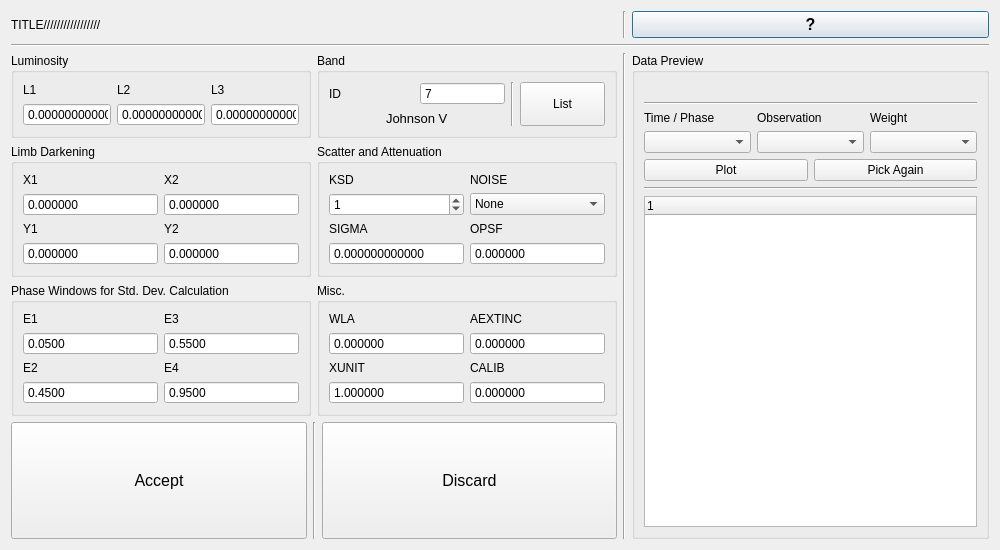
<?xml version="1.0" encoding="UTF-8"?>
<ui version="4.0">
 <class>CurvePropertiesDialog</class>
 <widget class="QDialog" name="CurvePropertiesDialog">
  <property name="geometry">
   <rect>
    <x>0</x>
    <y>0</y>
    <width>1000</width>
    <height>550</height>
   </rect>
  </property>
  <property name="minimumSize">
   <size>
    <width>1000</width>
    <height>550</height>
   </size>
  </property>
  <property name="maximumSize">
   <size>
    <width>1000</width>
    <height>550</height>
   </size>
  </property>
  <property name="windowTitle">
   <string>Curve Properties</string>
  </property>
  <layout class="QGridLayout" name="gridLayout_8">
   <item row="0" column="4">
    <widget class="QPushButton" name="whatsthis_btn">
     <property name="font">
      <font>
       <pointsize>12</pointsize>
       <weight>75</weight>
       <italic>false</italic>
       <bold>true</bold>
       <kerning>true</kerning>
      </font>
     </property>
     <property name="text">
      <string>?</string>
     </property>
    </widget>
   </item>
   <item row="3" column="2">
    <widget class="QGroupBox" name="groupBox_4">
     <property name="maximumSize">
      <size>
       <width>300</width>
       <height>16777215</height>
      </size>
     </property>
     <property name="title">
      <string>Scatter and Attenuation</string>
     </property>
     <layout class="QGridLayout" name="gridLayout_4">
      <item row="0" column="0">
       <widget class="QLabel" name="label_16">
        <property name="toolTip">
         <string>Set standard deviation apply method. [?]</string>
        </property>
        <property name="whatsThis">
         <string>&lt;html&gt;&lt;head/&gt;&lt;body&gt;&lt;p&gt;An integer array that is 0, 1, or 2 for each input sub-dataset (velocity, light, or eclipse timings). &lt;/p&gt;&lt;p&gt;The KSDs tell DC whether to apply the input standard deviations (σ’s) to compute curvedependent weights (KSD=0), &lt;/p&gt;&lt;p&gt;to apply DC’s internally computed σ’s for the weights (KSD=1),&lt;/p&gt;&lt;p&gt;or to apply σ’s based on one or two restricted phase ranges for the weights (KSD=2).&lt;/p&gt;&lt;p&gt;&lt;span style=&quot; font-weight:600;&quot;&gt;If unsure, set to 1.&lt;/span&gt;&lt;/p&gt;&lt;/body&gt;&lt;/html&gt;</string>
        </property>
        <property name="text">
         <string>KSD</string>
        </property>
       </widget>
      </item>
      <item row="0" column="1">
       <widget class="QLabel" name="label_17">
        <property name="toolTip">
         <string>Set how observational scatter scales with the light level. [?]</string>
        </property>
        <property name="whatsThis">
         <string>&lt;html&gt;&lt;head/&gt;&lt;body&gt;&lt;p&gt;&lt;span style=&quot; font-weight:600;&quot;&gt;NOISE&lt;/span&gt; should be set to 1 for scatter that scales with the square root of the light level, such as counting statistics, and to 2 for scatter that scales with the light level, such as scintillation noise or fluctuations in sky transparency. If &lt;span style=&quot; font-weight:600;&quot;&gt;NOISE&lt;/span&gt; is set to 0, no level-dependent weighting is applied. &lt;/p&gt;&lt;p&gt;As a side note, level-dependent weighting does not apply to velocity curves.&lt;/p&gt;&lt;/body&gt;&lt;/html&gt;</string>
        </property>
        <property name="text">
         <string>NOISE</string>
        </property>
       </widget>
      </item>
      <item row="1" column="0">
       <widget class="QSpinBox" name="ksd_spinbox">
        <property name="sizePolicy">
         <sizepolicy hsizetype="Expanding" vsizetype="Fixed">
          <horstretch>0</horstretch>
          <verstretch>0</verstretch>
         </sizepolicy>
        </property>
        <property name="buttonSymbols">
         <enum>QAbstractSpinBox::UpDownArrows</enum>
        </property>
        <property name="minimum">
         <number>0</number>
        </property>
        <property name="maximum">
         <number>2</number>
        </property>
        <property name="value">
         <number>1</number>
        </property>
       </widget>
      </item>
      <item row="1" column="1">
       <widget class="QComboBox" name="noise_combobox">
        <property name="sizePolicy">
         <sizepolicy hsizetype="Expanding" vsizetype="Fixed">
          <horstretch>0</horstretch>
          <verstretch>0</verstretch>
         </sizepolicy>
        </property>
        <property name="currentIndex">
         <number>0</number>
        </property>
        <item>
         <property name="text">
          <string>None</string>
         </property>
        </item>
        <item>
         <property name="text">
          <string>Square Root</string>
         </property>
        </item>
        <item>
         <property name="text">
          <string>Linear</string>
         </property>
        </item>
       </widget>
      </item>
      <item row="2" column="0">
       <widget class="QLabel" name="label_11">
        <property name="toolTip">
         <string>Estimated standard deviation of observed light</string>
        </property>
        <property name="text">
         <string>SIGMA</string>
        </property>
       </widget>
      </item>
      <item row="2" column="1">
       <widget class="QLabel" name="label_10">
        <property name="toolTip">
         <string>Opacity, attenuation of star light by circumstellar matter</string>
        </property>
        <property name="text">
         <string>OPSF</string>
        </property>
       </widget>
      </item>
      <item row="3" column="0">
       <widget class="QDoubleSpinBox" name="sigma_ipt">
        <property name="buttonSymbols">
         <enum>QAbstractSpinBox::NoButtons</enum>
        </property>
        <property name="decimals">
         <number>12</number>
        </property>
        <property name="minimum">
         <double>-99999.000000000000000</double>
        </property>
        <property name="maximum">
         <double>99999.000000000000000</double>
        </property>
       </widget>
      </item>
      <item row="3" column="1">
       <widget class="QDoubleSpinBox" name="opsf_ipt">
        <property name="buttonSymbols">
         <enum>QAbstractSpinBox::NoButtons</enum>
        </property>
        <property name="decimals">
         <number>6</number>
        </property>
        <property name="minimum">
         <double>-99999.000000000000000</double>
        </property>
        <property name="maximum">
         <double>99999.000000000000000</double>
        </property>
       </widget>
      </item>
     </layout>
    </widget>
   </item>
   <item row="2" column="2">
    <widget class="QGroupBox" name="groupBox_6">
     <property name="maximumSize">
      <size>
       <width>300</width>
       <height>16777215</height>
      </size>
     </property>
     <property name="title">
      <string>Band</string>
     </property>
     <layout class="QGridLayout" name="gridLayout_6">
      <item row="0" column="0">
       <widget class="QLabel" name="label_2">
        <property name="toolTip">
         <string>Band identification number. Check [Bandpass List] table for all available bands and their respective #'s</string>
        </property>
        <property name="text">
         <string>ID</string>
        </property>
       </widget>
      </item>
      <item row="0" column="3" rowspan="2">
       <widget class="QPushButton" name="bandpasscontextlist_btn">
        <property name="sizePolicy">
         <sizepolicy hsizetype="Minimum" vsizetype="Minimum">
          <horstretch>0</horstretch>
          <verstretch>0</verstretch>
         </sizepolicy>
        </property>
        <property name="contextMenuPolicy">
         <enum>Qt::CustomContextMenu</enum>
        </property>
        <property name="text">
         <string>List</string>
        </property>
       </widget>
      </item>
      <item row="1" column="0" colspan="2" alignment="Qt::AlignHCenter|Qt::AlignVCenter">
       <widget class="QLabel" name="band_name_label">
        <property name="font">
         <font>
          <pointsize>10</pointsize>
         </font>
        </property>
        <property name="text">
         <string>Johnson V</string>
        </property>
       </widget>
      </item>
      <item row="0" column="1">
       <widget class="QSpinBox" name="band_box">
        <property name="buttonSymbols">
         <enum>QAbstractSpinBox::NoButtons</enum>
        </property>
        <property name="minimum">
         <number>1</number>
        </property>
        <property name="maximum">
         <number>95</number>
        </property>
        <property name="value">
         <number>7</number>
        </property>
       </widget>
      </item>
      <item row="0" column="2" rowspan="2">
       <widget class="Line" name="line">
        <property name="orientation">
         <enum>Qt::Vertical</enum>
        </property>
       </widget>
      </item>
     </layout>
    </widget>
   </item>
   <item row="2" column="1">
    <widget class="QGroupBox" name="groupBox">
     <property name="maximumSize">
      <size>
       <width>300</width>
       <height>16777215</height>
      </size>
     </property>
     <property name="title">
      <string>Luminosity</string>
     </property>
     <layout class="QGridLayout" name="gridLayout">
      <item row="1" column="0">
       <widget class="QDoubleSpinBox" name="l1_ipt">
        <property name="buttonSymbols">
         <enum>QAbstractSpinBox::NoButtons</enum>
        </property>
        <property name="decimals">
         <number>12</number>
        </property>
        <property name="minimum">
         <double>-99999.000000000000000</double>
        </property>
        <property name="maximum">
         <double>99999.000000000000000</double>
        </property>
       </widget>
      </item>
      <item row="0" column="2">
       <widget class="QLabel" name="label_9">
        <property name="toolTip">
         <string>Third light</string>
        </property>
        <property name="text">
         <string>L3</string>
        </property>
       </widget>
      </item>
      <item row="1" column="1">
       <widget class="QDoubleSpinBox" name="l2_ipt">
        <property name="buttonSymbols">
         <enum>QAbstractSpinBox::NoButtons</enum>
        </property>
        <property name="decimals">
         <number>12</number>
        </property>
        <property name="minimum">
         <double>-99999.000000000000000</double>
        </property>
        <property name="maximum">
         <double>99999.000000000000000</double>
        </property>
       </widget>
      </item>
      <item row="0" column="0">
       <widget class="QLabel" name="label_3">
        <property name="toolTip">
         <string>Bandpass luminosity for star 1 [HLA]</string>
        </property>
        <property name="text">
         <string>L1</string>
        </property>
       </widget>
      </item>
      <item row="0" column="1">
       <widget class="QLabel" name="label_4">
        <property name="toolTip">
         <string>Bandpass luminosity for star 2 [CLA]</string>
        </property>
        <property name="text">
         <string>L2</string>
        </property>
       </widget>
      </item>
      <item row="1" column="2">
       <widget class="QDoubleSpinBox" name="l3_ipt">
        <property name="buttonSymbols">
         <enum>QAbstractSpinBox::NoButtons</enum>
        </property>
        <property name="decimals">
         <number>12</number>
        </property>
        <property name="minimum">
         <double>-99999.000000000000000</double>
        </property>
        <property name="maximum">
         <double>99999.000000000000000</double>
        </property>
       </widget>
      </item>
     </layout>
    </widget>
   </item>
   <item row="0" column="1" colspan="2">
    <widget class="QLabel" name="title_label">
     <property name="text">
      <string>TITLE/////////////////</string>
     </property>
    </widget>
   </item>
   <item row="1" column="1" colspan="4">
    <widget class="Line" name="line_3">
     <property name="orientation">
      <enum>Qt::Horizontal</enum>
     </property>
    </widget>
   </item>
   <item row="0" column="3">
    <widget class="Line" name="line_4">
     <property name="orientation">
      <enum>Qt::Vertical</enum>
     </property>
    </widget>
   </item>
   <item row="3" column="1">
    <widget class="QGroupBox" name="groupBox_2">
     <property name="maximumSize">
      <size>
       <width>300</width>
       <height>16777215</height>
      </size>
     </property>
     <property name="title">
      <string>Limb Darkening</string>
     </property>
     <layout class="QGridLayout" name="gridLayout_2">
      <item row="1" column="0">
       <widget class="QLabel" name="label_5">
        <property name="toolTip">
         <string>Wavelength-specific limb darkening coefficient in linear term, for star 1 [X1A] </string>
        </property>
        <property name="text">
         <string>X1</string>
        </property>
       </widget>
      </item>
      <item row="1" column="1">
       <widget class="QLabel" name="label_6">
        <property name="toolTip">
         <string>Wavelength-specific limb darkening coefficient in linear term, for star 2 [X2A] </string>
        </property>
        <property name="text">
         <string>X2</string>
        </property>
       </widget>
      </item>
      <item row="3" column="0">
       <widget class="QLabel" name="label_7">
        <property name="toolTip">
         <string>Bandpass-specific limb darkening coefficient in non-linear term, for star 1 [Y1A] </string>
        </property>
        <property name="text">
         <string>Y1</string>
        </property>
       </widget>
      </item>
      <item row="3" column="1">
       <widget class="QLabel" name="label_8">
        <property name="toolTip">
         <string>Bandpass-specific limb darkening coefficient in non-linear term, for star 2 [Y2A] </string>
        </property>
        <property name="text">
         <string>Y2</string>
        </property>
       </widget>
      </item>
      <item row="2" column="0">
       <widget class="QDoubleSpinBox" name="x1_ipt">
        <property name="buttonSymbols">
         <enum>QAbstractSpinBox::NoButtons</enum>
        </property>
        <property name="decimals">
         <number>6</number>
        </property>
        <property name="minimum">
         <double>-99999.000000000000000</double>
        </property>
        <property name="maximum">
         <double>99999.000000000000000</double>
        </property>
       </widget>
      </item>
      <item row="2" column="1">
       <widget class="QDoubleSpinBox" name="x2_ipt">
        <property name="buttonSymbols">
         <enum>QAbstractSpinBox::NoButtons</enum>
        </property>
        <property name="decimals">
         <number>6</number>
        </property>
        <property name="minimum">
         <double>-99999.000000000000000</double>
        </property>
        <property name="maximum">
         <double>99999.000000000000000</double>
        </property>
       </widget>
      </item>
      <item row="4" column="0">
       <widget class="QDoubleSpinBox" name="y1_ipt">
        <property name="buttonSymbols">
         <enum>QAbstractSpinBox::NoButtons</enum>
        </property>
        <property name="decimals">
         <number>6</number>
        </property>
        <property name="minimum">
         <double>-99999.000000000000000</double>
        </property>
        <property name="maximum">
         <double>99999.000000000000000</double>
        </property>
       </widget>
      </item>
      <item row="4" column="1">
       <widget class="QDoubleSpinBox" name="y2_ipt">
        <property name="buttonSymbols">
         <enum>QAbstractSpinBox::NoButtons</enum>
        </property>
        <property name="decimals">
         <number>6</number>
        </property>
        <property name="minimum">
         <double>-99999.000000000000000</double>
        </property>
        <property name="maximum">
         <double>99999.000000000000000</double>
        </property>
       </widget>
      </item>
     </layout>
    </widget>
   </item>
   <item row="2" column="3" rowspan="5">
    <widget class="Line" name="line_5">
     <property name="orientation">
      <enum>Qt::Vertical</enum>
     </property>
    </widget>
   </item>
   <item row="2" column="4" rowspan="5">
    <widget class="QGroupBox" name="groupBox_7">
     <property name="title">
      <string>Data Preview</string>
     </property>
     <layout class="QGridLayout" name="gridLayout_7">
      <item row="3" column="0" colspan="4">
       <layout class="QHBoxLayout" name="horizontalLayout_3">
        <item>
         <widget class="QComboBox" name="time_combobox"/>
        </item>
        <item>
         <widget class="QComboBox" name="obs_combobox"/>
        </item>
        <item>
         <widget class="QComboBox" name="weight_combobox"/>
        </item>
       </layout>
      </item>
      <item row="6" column="0" colspan="2">
       <widget class="QPushButton" name="plot_btn">
        <property name="text">
         <string>Plot</string>
        </property>
       </widget>
      </item>
      <item row="7" column="0" colspan="4">
       <widget class="Line" name="line_2">
        <property name="orientation">
         <enum>Qt::Horizontal</enum>
        </property>
       </widget>
      </item>
      <item row="6" column="2" colspan="2">
       <widget class="QPushButton" name="repick_btn">
        <property name="text">
         <string>Pick Again</string>
        </property>
       </widget>
      </item>
      <item row="2" column="0" colspan="4">
       <layout class="QHBoxLayout" name="horizontalLayout_4">
        <item>
         <widget class="QLabel" name="label_23">
          <property name="text">
           <string>Time / Phase</string>
          </property>
         </widget>
        </item>
        <item>
         <widget class="QLabel" name="label_24">
          <property name="text">
           <string>Observation</string>
          </property>
         </widget>
        </item>
        <item>
         <widget class="QLabel" name="label_25">
          <property name="text">
           <string>Weight</string>
          </property>
         </widget>
        </item>
       </layout>
      </item>
      <item row="8" column="0" colspan="4">
       <widget class="QTreeWidget" name="data_widget">
        <column>
         <property name="text">
          <string notr="true">1</string>
         </property>
        </column>
       </widget>
      </item>
      <item row="1" column="0" colspan="4">
       <widget class="Line" name="line_7">
        <property name="orientation">
         <enum>Qt::Horizontal</enum>
        </property>
       </widget>
      </item>
      <item row="0" column="0" colspan="4">
       <widget class="QLabel" name="filepath_label">
        <property name="text">
         <string/>
        </property>
       </widget>
      </item>
     </layout>
    </widget>
   </item>
   <item row="4" column="2">
    <widget class="QGroupBox" name="groupBox_5">
     <property name="maximumSize">
      <size>
       <width>300</width>
       <height>16777215</height>
      </size>
     </property>
     <property name="title">
      <string>Misc.</string>
     </property>
     <layout class="QGridLayout" name="gridLayout_5">
      <item row="0" column="0">
       <widget class="QLabel" name="label_19">
        <property name="toolTip">
         <string>&lt;html&gt;&lt;head/&gt;&lt;body&gt;&lt;p&gt;Observational wavelenght in microns. &lt;/p&gt;&lt;p&gt;Wavelengths are no longer used for light curves, which are based on integrated bandpass radiation since the 2003 revision.&lt;/p&gt;&lt;p&gt;They are still entered for use as reference wavelengths for line profiles and for opacity computations in circumstellar attenuation.&lt;/p&gt;&lt;/body&gt;&lt;/html&gt;</string>
        </property>
        <property name="text">
         <string>WLA</string>
        </property>
       </widget>
      </item>
      <item row="0" column="1">
       <widget class="QLabel" name="label_18">
        <property name="toolTip">
         <string>Interstellar extinction in magnitude in the designated [LINKEXT] photometric band. [?]</string>
        </property>
        <property name="whatsThis">
         <string>&lt;html&gt;&lt;head/&gt;&lt;body&gt;&lt;p&gt;AEXTINC refers to a definite photometric band (the band designated by control integer LINKEXT), so it has only one value and it is not band-dependent.&lt;/p&gt;&lt;/body&gt;&lt;/html&gt;</string>
        </property>
        <property name="text">
         <string>AEXTINC</string>
        </property>
       </widget>
      </item>
      <item row="2" column="0">
       <widget class="QLabel" name="label_21">
        <property name="toolTip">
         <string>The multiplier that restores the flux numbers to directly inverted magnitudes. [?]</string>
        </property>
        <property name="whatsThis">
         <string>&lt;html&gt;&lt;head/&gt;&lt;body&gt;&lt;p&gt;This quantity is intended only for flux (as opposed to magnitude) input, and allows rescaling of observed fluxes so that the input flux numbers can be in a convenient range. If input fluxes are simply inverted magnitudes (e.g. 10&lt;span style=&quot; vertical-align:super;&quot;&gt;−0.4V&lt;/span&gt; for V magnitudes), then XUNIT should be unity. However, it may be convenient to enter rescaled (i.e. wrongly scaled) fluxes in cases where they would otherwise be of order, say, 10&lt;span style=&quot; vertical-align:super;&quot;&gt;−10&lt;/span&gt; or 10&lt;span style=&quot; vertical-align:super;&quot;&gt;3&lt;/span&gt; . Then XUNIT can be the multiplier that restores the flux numbers to directly inverted magnitudes. If working in (presumably standard) magnitudes with control integer MAGLITE=1, of course, then don’t worry about XUNIT—just set it to 1.0000.&lt;/p&gt;&lt;/body&gt;&lt;/html&gt;</string>
        </property>
        <property name="text">
         <string>XUNIT</string>
        </property>
       </widget>
      </item>
      <item row="2" column="1">
       <widget class="QLabel" name="label_20">
        <property name="toolTip">
         <string>Flux calibration constant in erg s −1 cm −3 for a star of magnitude 0.00.  </string>
        </property>
        <property name="text">
         <string>CALIB</string>
        </property>
       </widget>
      </item>
      <item row="1" column="0">
       <widget class="QDoubleSpinBox" name="wla_ipt">
        <property name="buttonSymbols">
         <enum>QAbstractSpinBox::NoButtons</enum>
        </property>
        <property name="decimals">
         <number>6</number>
        </property>
        <property name="minimum">
         <double>-99999.000000000000000</double>
        </property>
        <property name="maximum">
         <double>99999.000000000000000</double>
        </property>
       </widget>
      </item>
      <item row="1" column="1">
       <widget class="QDoubleSpinBox" name="aextinc_ipt">
        <property name="buttonSymbols">
         <enum>QAbstractSpinBox::NoButtons</enum>
        </property>
        <property name="decimals">
         <number>6</number>
        </property>
        <property name="minimum">
         <double>-99999.000000000000000</double>
        </property>
        <property name="maximum">
         <double>99999.000000000000000</double>
        </property>
       </widget>
      </item>
      <item row="3" column="0">
       <widget class="QDoubleSpinBox" name="xunit_ipt">
        <property name="buttonSymbols">
         <enum>QAbstractSpinBox::NoButtons</enum>
        </property>
        <property name="decimals">
         <number>6</number>
        </property>
        <property name="minimum">
         <double>-99999.000000000000000</double>
        </property>
        <property name="maximum">
         <double>99999.000000000000000</double>
        </property>
        <property name="value">
         <double>1.000000000000000</double>
        </property>
       </widget>
      </item>
      <item row="3" column="1">
       <widget class="QDoubleSpinBox" name="calib_ipt">
        <property name="buttonSymbols">
         <enum>QAbstractSpinBox::NoButtons</enum>
        </property>
        <property name="decimals">
         <number>6</number>
        </property>
        <property name="minimum">
         <double>-99999.000000000000000</double>
        </property>
        <property name="maximum">
         <double>99999.000000000000000</double>
        </property>
       </widget>
      </item>
     </layout>
    </widget>
   </item>
   <item row="4" column="1">
    <widget class="QGroupBox" name="groupBox_3">
     <property name="maximumSize">
      <size>
       <width>300</width>
       <height>16777215</height>
      </size>
     </property>
     <property name="title">
      <string>Phase Windows for Std. Dev. Calculation</string>
     </property>
     <layout class="QGridLayout" name="gridLayout_3">
      <item row="0" column="0">
       <widget class="QLabel" name="label_12">
        <property name="toolTip">
         <string>Phase 1</string>
        </property>
        <property name="text">
         <string>E1</string>
        </property>
       </widget>
      </item>
      <item row="0" column="1">
       <widget class="QLabel" name="label_14">
        <property name="toolTip">
         <string>Phase 3</string>
        </property>
        <property name="text">
         <string>E3</string>
        </property>
       </widget>
      </item>
      <item row="2" column="0">
       <widget class="QLabel" name="label_15">
        <property name="toolTip">
         <string>Phase 2</string>
        </property>
        <property name="text">
         <string>E2</string>
        </property>
       </widget>
      </item>
      <item row="2" column="1">
       <widget class="QLabel" name="label_13">
        <property name="toolTip">
         <string>Phase 4</string>
        </property>
        <property name="text">
         <string>E4</string>
        </property>
       </widget>
      </item>
      <item row="1" column="1">
       <widget class="QDoubleSpinBox" name="e3_ipt">
        <property name="buttonSymbols">
         <enum>QAbstractSpinBox::NoButtons</enum>
        </property>
        <property name="decimals">
         <number>4</number>
        </property>
        <property name="value">
         <double>0.550000000000000</double>
        </property>
       </widget>
      </item>
      <item row="1" column="0">
       <widget class="QDoubleSpinBox" name="e1_ipt">
        <property name="buttonSymbols">
         <enum>QAbstractSpinBox::NoButtons</enum>
        </property>
        <property name="decimals">
         <number>4</number>
        </property>
        <property name="value">
         <double>0.050000000000000</double>
        </property>
       </widget>
      </item>
      <item row="3" column="0">
       <widget class="QDoubleSpinBox" name="e2_ipt">
        <property name="buttonSymbols">
         <enum>QAbstractSpinBox::NoButtons</enum>
        </property>
        <property name="decimals">
         <number>4</number>
        </property>
        <property name="value">
         <double>0.450000000000000</double>
        </property>
       </widget>
      </item>
      <item row="3" column="1">
       <widget class="QDoubleSpinBox" name="e4_ipt">
        <property name="buttonSymbols">
         <enum>QAbstractSpinBox::NoButtons</enum>
        </property>
        <property name="decimals">
         <number>4</number>
        </property>
        <property name="value">
         <double>0.950000000000000</double>
        </property>
       </widget>
      </item>
     </layout>
    </widget>
   </item>
   <item row="5" column="1" rowspan="2" colspan="2">
    <layout class="QHBoxLayout" name="horizontalLayout">
     <item>
      <widget class="QPushButton" name="accept_btn">
       <property name="sizePolicy">
        <sizepolicy hsizetype="Minimum" vsizetype="Minimum">
         <horstretch>0</horstretch>
         <verstretch>0</verstretch>
        </sizepolicy>
       </property>
       <property name="font">
        <font>
         <pointsize>12</pointsize>
        </font>
       </property>
       <property name="text">
        <string>Accept</string>
       </property>
      </widget>
     </item>
     <item>
      <widget class="Line" name="line_6">
       <property name="orientation">
        <enum>Qt::Vertical</enum>
       </property>
      </widget>
     </item>
     <item>
      <widget class="QPushButton" name="discard_btn">
       <property name="sizePolicy">
        <sizepolicy hsizetype="Minimum" vsizetype="Minimum">
         <horstretch>0</horstretch>
         <verstretch>0</verstretch>
        </sizepolicy>
       </property>
       <property name="font">
        <font>
         <pointsize>12</pointsize>
        </font>
       </property>
       <property name="text">
        <string>Discard</string>
       </property>
      </widget>
     </item>
    </layout>
   </item>
  </layout>
 </widget>
 <tabstops>
  <tabstop>l1_ipt</tabstop>
  <tabstop>l2_ipt</tabstop>
  <tabstop>l3_ipt</tabstop>
  <tabstop>band_box</tabstop>
  <tabstop>bandpasscontextlist_btn</tabstop>
  <tabstop>x1_ipt</tabstop>
  <tabstop>x2_ipt</tabstop>
  <tabstop>ksd_spinbox</tabstop>
  <tabstop>noise_combobox</tabstop>
  <tabstop>y1_ipt</tabstop>
  <tabstop>y2_ipt</tabstop>
  <tabstop>sigma_ipt</tabstop>
  <tabstop>opsf_ipt</tabstop>
  <tabstop>e1_ipt</tabstop>
  <tabstop>e3_ipt</tabstop>
  <tabstop>wla_ipt</tabstop>
  <tabstop>aextinc_ipt</tabstop>
  <tabstop>e2_ipt</tabstop>
  <tabstop>e4_ipt</tabstop>
  <tabstop>xunit_ipt</tabstop>
  <tabstop>calib_ipt</tabstop>
  <tabstop>time_combobox</tabstop>
  <tabstop>obs_combobox</tabstop>
  <tabstop>weight_combobox</tabstop>
  <tabstop>plot_btn</tabstop>
  <tabstop>repick_btn</tabstop>
  <tabstop>data_widget</tabstop>
  <tabstop>accept_btn</tabstop>
  <tabstop>discard_btn</tabstop>
  <tabstop>whatsthis_btn</tabstop>
 </tabstops>
 <resources/>
 <connections/>
</ui>
